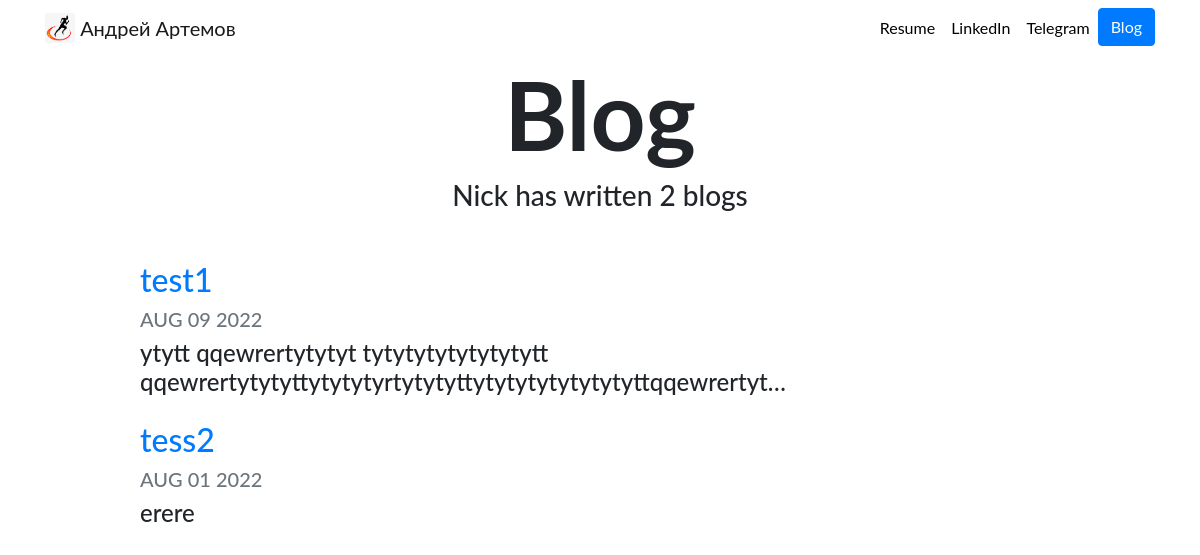
/blog/, run on an earlier commit of the app's database.
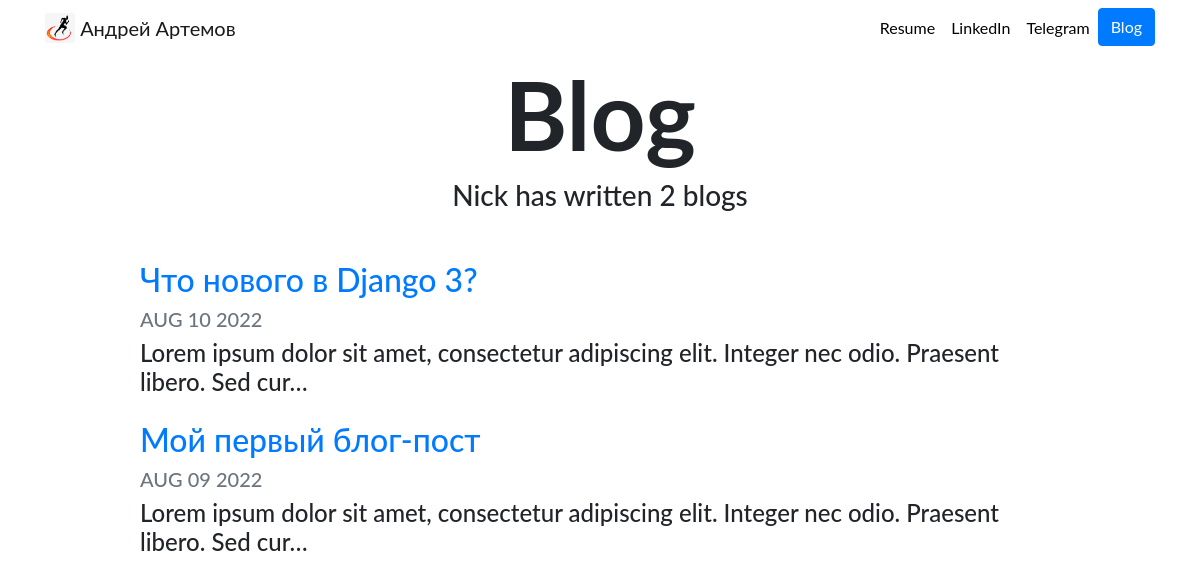
And on a later commit of the database.
### blog/models.py (models this page shows, shortened)
class Blog(models.Model):
    title = models.CharField(max_length=200)
    description = models.TextField()
    date = models.DateField()

### blog/views.py (the view)
# urls.py: path('', views.all_blogs, name='all_blogs'),
def all_blogs(reguest):
    blogs = Blog.objects.order_by('-date')
    return render(reguest, 'blog/all_blogs.html',{'blogs': blogs})

### blog/templates/blog/all_blogs.html
{% extends "portfolio/base.html" %}
{% load static %}
{% block content %}
<h1 id="blogtitle" class="font-weight-bold text-center">Blog</h1>
<h3 class="text-center mb-5">Nick has written {{ blogs.count }} blog{{ blogs.count|pluralize }}</h3>
{% for blog in blogs %}
<div class="row justify-content-center my-3">
  <div class="col-md-10">
    <a href="{% url 'blog:detail' blog.id %}">
      <h2>{{ blog.title }}</h2>
    </a>
    <h5 class="text-muted">{{ blog.date|date:'M d Y'|upper }}</h5>
    <h4>{{ blog.description|striptags|truncatechars:100 }}</h4>
  </div>
</div>
{% endfor %}
{% endblock %}

What changed in the data, as far as the page shows it:
removed Blog: title "test1", date "AUG 09 2022", description "ytytt qqewrertytytyt tytytytytytytytytt qqewrertytytyttytytytyrtytytyttytytytytytytytyttqqewrertyt…"
removed Blog: title "tess2", date "AUG 01 2022", description "erere"
added Blog: title "Что нового в Django 3?", date "AUG 10 2022", description "Lorem ipsum dolor sit amet, consectetur adipiscing elit. Integer nec odio. Praesent libero. Sed cur…"
added Blog: title "Мой первый блог-пост", date "AUG 09 2022", description "Lorem ipsum dolor sit amet, consectetur adipiscing elit. Integer nec odio. Praesent libero. Sed cur…"
